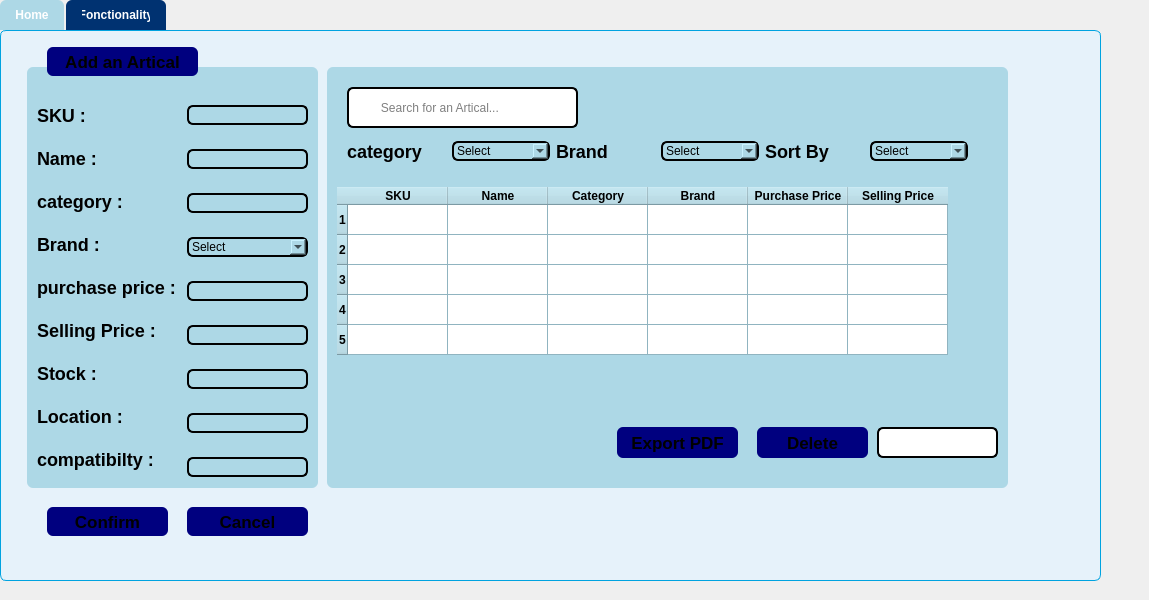
<?xml version="1.0" encoding="UTF-8"?>
<ui version="4.0">
 <class>StockWindow</class>
 <widget class="QWidget" name="StockWindow">
  <property name="geometry">
   <rect>
    <x>0</x>
    <y>0</y>
    <width>1149</width>
    <height>600</height>
   </rect>
  </property>
  <property name="windowTitle">
   <string>Form</string>
  </property>
  <widget class="QTabWidget" name="btn_home">
   <property name="geometry">
    <rect>
     <x>0</x>
     <y>0</y>
     <width>1101</width>
     <height>581</height>
    </rect>
   </property>
   <property name="styleSheet">
    <string notr="true">QTabWidget::pane {
    border: 1px solid #00A3E0;
    background: #E6F2FA;
    border-radius: 6px;
    padding: 6px;
}

QTabWidget::pane {
    border: 1px solid #00A3E0;
    background: #E6F2FA;
    border-radius: 6px;
    padding: 6px;
}

/* Tabs container */
QTabBar::tab {
    background: #003271;
    color: white;
    padding: 8px 16px;
    border-top-left-radius: 6px;
    border-top-right-radius: 6px;
    margin-right: 2px;
    font-weight: bold;
}

/* Selected tab */
QTabBar::tab:selected {
    background: #ADD8E6;
    color: white;
}

/* Hover effect */
QTabBar::tab:hover {
    background: #004599;
    color: white;
}</string>
   </property>
   <property name="currentIndex">
    <number>0</number>
   </property>
   <widget class="QWidget" name="tab">
    <attribute name="title">
     <string>Home</string>
    </attribute>
    <widget class="QWidget" name="widget_2" native="true">
     <property name="geometry">
      <rect>
       <x>20</x>
       <y>30</y>
       <width>291</width>
       <height>421</height>
      </rect>
     </property>
     <property name="styleSheet">
      <string notr="true">background-color:rgb(173,216,230);
border-radius:6px;
</string>
     </property>
     <widget class="QWidget" name="verticalLayoutWidget">
      <property name="geometry">
       <rect>
        <x>10</x>
        <y>30</y>
        <width>151</width>
        <height>381</height>
       </rect>
      </property>
      <layout class="QVBoxLayout" name="verticalLayout">
       <item>
        <widget class="QLabel" name="label">
         <property name="styleSheet">
          <string notr="true">font-size:18px;
color:#000000;
font-weight: bold;</string>
         </property>
         <property name="text">
          <string>SKU :</string>
         </property>
        </widget>
       </item>
       <item>
        <widget class="QLabel" name="label_2">
         <property name="styleSheet">
          <string notr="true">font-size:18px;
color:#000000;
font-weight: bold;</string>
         </property>
         <property name="text">
          <string>Name :</string>
         </property>
        </widget>
       </item>
       <item>
        <widget class="QLabel" name="label_3">
         <property name="styleSheet">
          <string notr="true">font-size:18px;
color:#000000;
font-weight: bold;</string>
         </property>
         <property name="text">
          <string>category :</string>
         </property>
        </widget>
       </item>
       <item>
        <widget class="QLabel" name="label_4">
         <property name="styleSheet">
          <string notr="true">font-size:18px;
color:#000000;
font-weight: bold;</string>
         </property>
         <property name="text">
          <string>Brand :</string>
         </property>
        </widget>
       </item>
       <item>
        <widget class="QLabel" name="label_5">
         <property name="styleSheet">
          <string notr="true">font-size:18px;
color:#000000;
font-weight: bold;</string>
         </property>
         <property name="text">
          <string>purchase price :</string>
         </property>
        </widget>
       </item>
       <item>
        <widget class="QLabel" name="label_7">
         <property name="styleSheet">
          <string notr="true">font-size:18px;
color:#000000;
font-weight: bold;</string>
         </property>
         <property name="text">
          <string>Selling Price :</string>
         </property>
        </widget>
       </item>
       <item>
        <widget class="QLabel" name="label_6">
         <property name="styleSheet">
          <string notr="true">font-size:18px;
color:#000000;
font-weight: bold;</string>
         </property>
         <property name="text">
          <string>Stock :</string>
         </property>
        </widget>
       </item>
       <item>
        <widget class="QLabel" name="label_8">
         <property name="styleSheet">
          <string notr="true">font-size:18px;
color:#000000;
font-weight: bold;</string>
         </property>
         <property name="text">
          <string>Location :</string>
         </property>
        </widget>
       </item>
       <item>
        <widget class="QLabel" name="label_9">
         <property name="styleSheet">
          <string notr="true">font-size:18px;
color:#000000;
font-weight: bold;</string>
         </property>
         <property name="text">
          <string>compatibilty :</string>
         </property>
        </widget>
       </item>
      </layout>
     </widget>
     <widget class="QWidget" name="verticalLayoutWidget_2">
      <property name="geometry">
       <rect>
        <x>160</x>
        <y>20</y>
        <width>121</width>
        <height>411</height>
       </rect>
      </property>
      <layout class="QVBoxLayout" name="verticalLayout_2">
       <item>
        <widget class="QLineEdit" name="SKU">
         <property name="styleSheet">
          <string notr="true">border:2px solid #000000;
color:#000000;</string>
         </property>
        </widget>
       </item>
       <item>
        <widget class="QLineEdit" name="Name">
         <property name="styleSheet">
          <string notr="true">border:2px solid #000000;
color:#000000;</string>
         </property>
        </widget>
       </item>
       <item>
        <widget class="QLineEdit" name="category">
         <property name="styleSheet">
          <string notr="true">border:2px solid #000000;
color:#000000;</string>
         </property>
        </widget>
       </item>
       <item>
        <widget class="QComboBox" name="brand">
         <property name="styleSheet">
          <string notr="true">border:2px solid #000000;
color:#000000;
</string>
         </property>
         <item>
          <property name="text">
           <string>Select</string>
          </property>
         </item>
        </widget>
       </item>
       <item>
        <widget class="QLineEdit" name="price1">
         <property name="styleSheet">
          <string notr="true">border:2px solid #000000;
color:#000000;</string>
         </property>
        </widget>
       </item>
       <item>
        <widget class="QLineEdit" name="Price2">
         <property name="styleSheet">
          <string notr="true">border:2px solid #000000;
color:#000000;</string>
         </property>
        </widget>
       </item>
       <item>
        <widget class="QLineEdit" name="Stock">
         <property name="styleSheet">
          <string notr="true">border:2px solid #000000;
color:#000000;</string>
         </property>
        </widget>
       </item>
       <item>
        <widget class="QLineEdit" name="loca">
         <property name="styleSheet">
          <string notr="true">border:2px solid #000000;
color:#000000;</string>
         </property>
        </widget>
       </item>
       <item>
        <widget class="QLineEdit" name="compa">
         <property name="styleSheet">
          <string notr="true">border:2px solid #000000;
color:#000000;</string>
         </property>
        </widget>
       </item>
      </layout>
     </widget>
    </widget>
    <widget class="QPushButton" name="btn_add">
     <property name="geometry">
      <rect>
       <x>40</x>
       <y>10</y>
       <width>151</width>
       <height>29</height>
      </rect>
     </property>
     <property name="styleSheet">
      <string notr="true">background-color:rgb(0,0,127);
font-size:17px;
border-radius:6px;
font-weight: bold;</string>
     </property>
     <property name="text">
      <string>Add an Artical</string>
     </property>
    </widget>
    <widget class="QPushButton" name="btn_confirm">
     <property name="geometry">
      <rect>
       <x>40</x>
       <y>470</y>
       <width>121</width>
       <height>29</height>
      </rect>
     </property>
     <property name="styleSheet">
      <string notr="true">
QPushButton {
    background-color:rgb(0,0,127);
    font-size:17px;
    border-radius:6px;
    font-weight: bold;
}


QPushButton:hover {
    background-color: rgb(173, 216, 230); 
    color: white;
}

QPushButton:pressed {
    background-color: rgb(173, 216, 230); 
    color: white;
    border: 2px solid rgb(173, 216, 230); 
}
</string>
     </property>
     <property name="text">
      <string>Confirm</string>
     </property>
    </widget>
    <widget class="QPushButton" name="btn_cancel">
     <property name="geometry">
      <rect>
       <x>180</x>
       <y>470</y>
       <width>121</width>
       <height>29</height>
      </rect>
     </property>
     <property name="styleSheet">
      <string notr="true">QPushButton {
    background-color:rgb(0,0,127);
    font-size:17px;
    border-radius:6px;
    font-weight: bold;
}


QPushButton:hover {
    background-color: rgb(173, 216, 230); 
    color: white;
}

QPushButton:pressed {
    background-color: rgb(173, 216, 230); 
    color: white;
    border: 2px solid rgb(173, 216, 230); 
}</string>
     </property>
     <property name="text">
      <string>Cancel</string>
     </property>
    </widget>
    <widget class="QWidget" name="widget_3" native="true">
     <property name="geometry">
      <rect>
       <x>320</x>
       <y>30</y>
       <width>681</width>
       <height>421</height>
      </rect>
     </property>
     <property name="styleSheet">
      <string notr="true">background-color:rgb(173,216,230);
border-radius:6px;
background-repeat: no-repeat;
</string>
     </property>
     <widget class="QWidget" name="verticalLayoutWidget_3">
      <property name="geometry">
       <rect>
        <x>20</x>
        <y>70</y>
        <width>621</width>
        <height>28</height>
       </rect>
      </property>
      <layout class="QHBoxLayout" name="horizontalLayout">
       <item>
        <widget class="QLabel" name="label_10">
         <property name="styleSheet">
          <string notr="true">font-size:18px;
color:#000000;
font-weight: bold;</string>
         </property>
         <property name="text">
          <string>category </string>
         </property>
        </widget>
       </item>
       <item>
        <widget class="QComboBox" name="rech_tri">
         <property name="styleSheet">
          <string notr="true">border:2px solid #000000;
color:#000000;
</string>
         </property>
         <item>
          <property name="text">
           <string>Select</string>
          </property>
         </item>
        </widget>
       </item>
       <item>
        <widget class="QLabel" name="label_11">
         <property name="styleSheet">
          <string notr="true">font-size:18px;
color:#000000;
font-weight: bold;</string>
         </property>
         <property name="text">
          <string>Brand </string>
         </property>
        </widget>
       </item>
       <item>
        <widget class="QComboBox" name="rech_cat">
         <property name="styleSheet">
          <string notr="true">border:2px solid #000000;
color:#000000;
</string>
         </property>
         <item>
          <property name="text">
           <string>Select</string>
          </property>
         </item>
        </widget>
       </item>
       <item>
        <widget class="QLabel" name="label_12">
         <property name="styleSheet">
          <string notr="true">font-size:18px;
color:#000000;
font-weight: bold;</string>
         </property>
         <property name="text">
          <string>Sort By</string>
         </property>
        </widget>
       </item>
       <item>
        <widget class="QComboBox" name="rech_Bra">
         <property name="styleSheet">
          <string notr="true">border:2px solid #000000;
color:#000000;
</string>
         </property>
         <item>
          <property name="text">
           <string>Select</string>
          </property>
         </item>
        </widget>
       </item>
      </layout>
     </widget>
     <widget class="QLabel" name="label_16">
      <property name="geometry">
       <rect>
        <x>120</x>
        <y>30</y>
        <width>21</width>
        <height>21</height>
       </rect>
      </property>
      <property name="styleSheet">
       <string notr="true">background-color: rgb(255, 255, 255);</string>
      </property>
      <property name="text">
       <string/>
      </property>
      <property name="pixmap">
       <pixmap>:/icons/cherch.png</pixmap>
      </property>
      <property name="scaledContents">
       <bool>true</bool>
      </property>
     </widget>
     <widget class="QTableWidget" name="tableWidget">
      <property name="geometry">
       <rect>
        <x>10</x>
        <y>120</y>
        <width>631</width>
        <height>181</height>
       </rect>
      </property>
      <property name="styleSheet">
       <string notr="true">
QHeaderView::section {
    background-color: rgb(173, 216, 230);
    color: black;
    font-weight: bold;
}
QTableWidget::item {
    background-color: white; 
    color: black;
    font-weight: bold;
}
</string>
      </property>
      <row/>
      <row/>
      <row/>
      <row/>
      <row/>
      <column>
       <property name="text">
        <string>SKU</string>
       </property>
      </column>
      <column>
       <property name="text">
        <string>Name</string>
       </property>
      </column>
      <column>
       <property name="text">
        <string>Category</string>
       </property>
      </column>
      <column>
       <property name="text">
        <string>Brand</string>
       </property>
      </column>
      <column>
       <property name="text">
        <string>Purchase Price</string>
       </property>
      </column>
      <column>
       <property name="text">
        <string>Selling Price</string>
       </property>
      </column>
     </widget>
     <widget class="QPushButton" name="btn_delete">
      <property name="geometry">
       <rect>
        <x>430</x>
        <y>360</y>
        <width>111</width>
        <height>31</height>
       </rect>
      </property>
      <property name="styleSheet">
       <string notr="true">QPushButton {
    background-color:rgb(0,0,127);
    font-size:17px;
    border-radius:6px;
    font-weight: bold;
}


QPushButton:hover {
    background-color: rgb(173, 216, 230); 
    color: white;
}

QPushButton:pressed {
    background-color: rgb(173, 216, 230); 
    color: white;
    border: 2px solid rgb(173, 216, 230); 
}</string>
      </property>
      <property name="text">
       <string>Delete</string>
      </property>
     </widget>
     <widget class="QLineEdit" name="lineEdit_11">
      <property name="geometry">
       <rect>
        <x>550</x>
        <y>360</y>
        <width>121</width>
        <height>31</height>
       </rect>
      </property>
      <property name="styleSheet">
       <string notr="true">border:2px solid #000000;
color:#000000;
border-radius:6px;
background-color: rgb(255, 255, 255);</string>
      </property>
     </widget>
     <widget class="QPushButton" name="btn_pdf">
      <property name="geometry">
       <rect>
        <x>290</x>
        <y>360</y>
        <width>121</width>
        <height>31</height>
       </rect>
      </property>
      <property name="styleSheet">
       <string notr="true">QPushButton {
    background-color:rgb(0,0,127);
    font-size:17px;
    border-radius:6px;
    font-weight: bold;
}


QPushButton:hover {
    background-color: rgb(173, 216, 230); 
    color: white;
}

QPushButton:pressed {
    background-color: rgb(173, 216, 230); 
    color: white;
    border: 2px solid rgb(173, 216, 230); 
}</string>
      </property>
      <property name="text">
       <string>Export PDF</string>
      </property>
     </widget>
     <widget class="QLineEdit" name="line_Search1_2">
      <property name="geometry">
       <rect>
        <x>20</x>
        <y>20</y>
        <width>231</width>
        <height>41</height>
       </rect>
      </property>
      <property name="styleSheet">
       <string notr="true">border:2px solid #000000;
color:#000000;
background-color:#ffffff;
</string>
      </property>
      <property name="placeholderText">
       <string>         Search for an Artical...</string>
      </property>
     </widget>
     <widget class="QLabel" name="label_17">
      <property name="geometry">
       <rect>
        <x>30</x>
        <y>30</y>
        <width>21</width>
        <height>21</height>
       </rect>
      </property>
      <property name="styleSheet">
       <string notr="true">background-color: rgb(255, 255, 255);</string>
      </property>
      <property name="text">
       <string/>
      </property>
      <property name="pixmap">
       <pixmap>:/icons/cherch.png</pixmap>
      </property>
      <property name="scaledContents">
       <bool>true</bool>
      </property>
     </widget>
    </widget>
   </widget>
   <widget class="QWidget" name="tab_2">
    <attribute name="title">
     <string>Fonctionality</string>
    </attribute>
    <widget class="QPushButton" name="btn_delete_2">
     <property name="geometry">
      <rect>
       <x>770</x>
       <y>470</y>
       <width>191</width>
       <height>31</height>
      </rect>
     </property>
     <property name="styleSheet">
      <string notr="true">QPushButton {
    background-color:rgb(0,0,127);
    font-size:17px;
    border-radius:6px;
    font-weight: bold;
}


QPushButton:hover {
    background-color: rgb(173, 216, 230); 
    color: white;
}

QPushButton:pressed {
    background-color: rgb(173, 216, 230); 
    color: white;
    border: 2px solid rgb(173, 216, 230); 
}</string>
     </property>
     <property name="text">
      <string>Stock Alerts</string>
     </property>
    </widget>
    <widget class="QLabel" name="stocklabel">
     <property name="geometry">
      <rect>
       <x>160</x>
       <y>50</y>
       <width>761</width>
       <height>401</height>
      </rect>
     </property>
     <property name="text">
      <string/>
     </property>
     <property name="pixmap">
      <pixmap resource="resources.qrc">:/images/ressource/statstock.png</pixmap>
     </property>
     <property name="scaledContents">
      <bool>true</bool>
     </property>
    </widget>
   </widget>
  </widget>
 </widget>
 <resources>
  <include location="resources.qrc"/>
 </resources>
 <connections/>
</ui>
